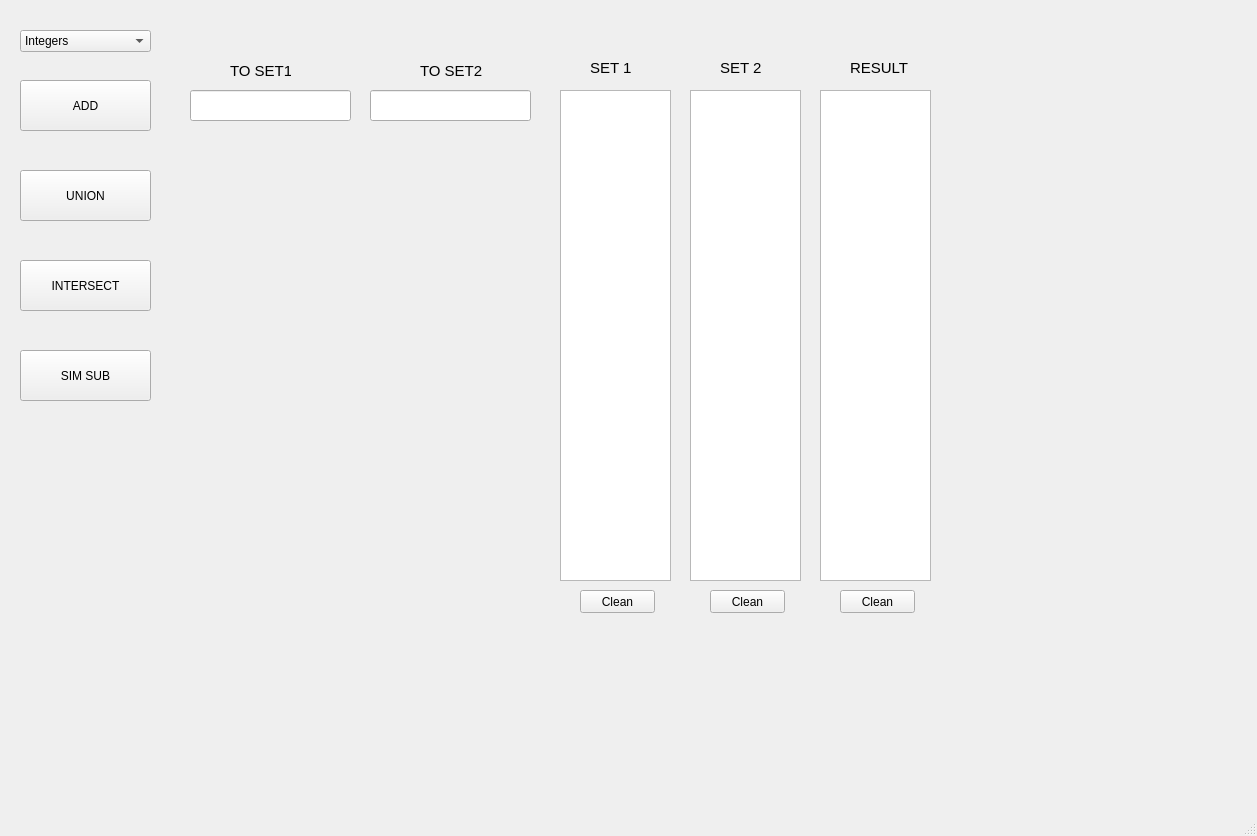
<?xml version="1.0" encoding="UTF-8"?>
<ui version="4.0">
 <class>MainWindow</class>
 <widget class="QMainWindow" name="MainWindow">
  <property name="geometry">
   <rect>
    <x>0</x>
    <y>0</y>
    <width>1257</width>
    <height>836</height>
   </rect>
  </property>
  <property name="windowTitle">
   <string>MainWindow</string>
  </property>
  <widget class="QWidget" name="centralwidget">
   <widget class="QComboBox" name="comboBox">
    <property name="geometry">
     <rect>
      <x>20</x>
      <y>30</y>
      <width>131</width>
      <height>22</height>
     </rect>
    </property>
    <property name="accessibleName">
     <string/>
    </property>
    <property name="editable">
     <bool>false</bool>
    </property>
    <item>
     <property name="text">
      <string>Integers</string>
     </property>
    </item>
    <item>
     <property name="text">
      <string>String</string>
     </property>
    </item>
   </widget>
   <widget class="QPushButton" name="pushButton">
    <property name="geometry">
     <rect>
      <x>20</x>
      <y>80</y>
      <width>131</width>
      <height>51</height>
     </rect>
    </property>
    <property name="text">
     <string>ADD</string>
    </property>
   </widget>
   <widget class="QPushButton" name="pushButton_2">
    <property name="geometry">
     <rect>
      <x>20</x>
      <y>170</y>
      <width>131</width>
      <height>51</height>
     </rect>
    </property>
    <property name="text">
     <string>UNION</string>
    </property>
   </widget>
   <widget class="QPushButton" name="pushButton_3">
    <property name="geometry">
     <rect>
      <x>20</x>
      <y>260</y>
      <width>131</width>
      <height>51</height>
     </rect>
    </property>
    <property name="text">
     <string>INTERSECT</string>
    </property>
   </widget>
   <widget class="QPushButton" name="pushButton_4">
    <property name="geometry">
     <rect>
      <x>20</x>
      <y>350</y>
      <width>131</width>
      <height>51</height>
     </rect>
    </property>
    <property name="text">
     <string>SIM SUB</string>
    </property>
   </widget>
   <widget class="QLineEdit" name="line1">
    <property name="geometry">
     <rect>
      <x>190</x>
      <y>90</y>
      <width>161</width>
      <height>31</height>
     </rect>
    </property>
    <property name="text">
     <string/>
    </property>
   </widget>
   <widget class="QLineEdit" name="line2">
    <property name="geometry">
     <rect>
      <x>370</x>
      <y>90</y>
      <width>161</width>
      <height>31</height>
     </rect>
    </property>
   </widget>
   <widget class="QLabel" name="label">
    <property name="geometry">
     <rect>
      <x>230</x>
      <y>60</y>
      <width>61</width>
      <height>21</height>
     </rect>
    </property>
    <property name="font">
     <font>
      <pointsize>11</pointsize>
     </font>
    </property>
    <property name="text">
     <string>TO SET1</string>
    </property>
    <property name="wordWrap">
     <bool>false</bool>
    </property>
   </widget>
   <widget class="QLabel" name="label_2">
    <property name="geometry">
     <rect>
      <x>420</x>
      <y>60</y>
      <width>71</width>
      <height>21</height>
     </rect>
    </property>
    <property name="font">
     <font>
      <pointsize>11</pointsize>
     </font>
    </property>
    <property name="text">
     <string>TO SET2</string>
    </property>
   </widget>
   <widget class="QLabel" name="label_3">
    <property name="geometry">
     <rect>
      <x>590</x>
      <y>60</y>
      <width>41</width>
      <height>16</height>
     </rect>
    </property>
    <property name="font">
     <font>
      <pointsize>11</pointsize>
     </font>
    </property>
    <property name="text">
     <string>SET 1</string>
    </property>
   </widget>
   <widget class="QLabel" name="label_4">
    <property name="geometry">
     <rect>
      <x>720</x>
      <y>60</y>
      <width>41</width>
      <height>16</height>
     </rect>
    </property>
    <property name="font">
     <font>
      <pointsize>11</pointsize>
     </font>
    </property>
    <property name="text">
     <string>SET 2</string>
    </property>
   </widget>
   <widget class="QLabel" name="label_5">
    <property name="geometry">
     <rect>
      <x>850</x>
      <y>60</y>
      <width>61</width>
      <height>16</height>
     </rect>
    </property>
    <property name="font">
     <font>
      <pointsize>11</pointsize>
     </font>
    </property>
    <property name="text">
     <string>RESULT</string>
    </property>
   </widget>
   <widget class="QPlainTextEdit" name="set_1_text">
    <property name="geometry">
     <rect>
      <x>560</x>
      <y>90</y>
      <width>111</width>
      <height>491</height>
     </rect>
    </property>
    <property name="plainText">
     <string/>
    </property>
   </widget>
   <widget class="QPlainTextEdit" name="set_2_text">
    <property name="geometry">
     <rect>
      <x>690</x>
      <y>90</y>
      <width>111</width>
      <height>491</height>
     </rect>
    </property>
   </widget>
   <widget class="QPlainTextEdit" name="result_text">
    <property name="geometry">
     <rect>
      <x>820</x>
      <y>90</y>
      <width>111</width>
      <height>491</height>
     </rect>
    </property>
   </widget>
   <widget class="QPushButton" name="pushButton_5">
    <property name="geometry">
     <rect>
      <x>710</x>
      <y>590</y>
      <width>75</width>
      <height>23</height>
     </rect>
    </property>
    <property name="text">
     <string>Clean</string>
    </property>
   </widget>
   <widget class="QPushButton" name="pushButton_6">
    <property name="geometry">
     <rect>
      <x>840</x>
      <y>590</y>
      <width>75</width>
      <height>23</height>
     </rect>
    </property>
    <property name="text">
     <string>Clean</string>
    </property>
   </widget>
   <widget class="QPushButton" name="pushButton_7">
    <property name="geometry">
     <rect>
      <x>580</x>
      <y>590</y>
      <width>75</width>
      <height>23</height>
     </rect>
    </property>
    <property name="text">
     <string>Clean</string>
    </property>
   </widget>
  </widget>
  <widget class="QMenuBar" name="menubar">
   <property name="geometry">
    <rect>
     <x>0</x>
     <y>0</y>
     <width>1257</width>
     <height>26</height>
    </rect>
   </property>
  </widget>
  <widget class="QStatusBar" name="statusbar"/>
 </widget>
 <resources/>
 <connections/>
</ui>
